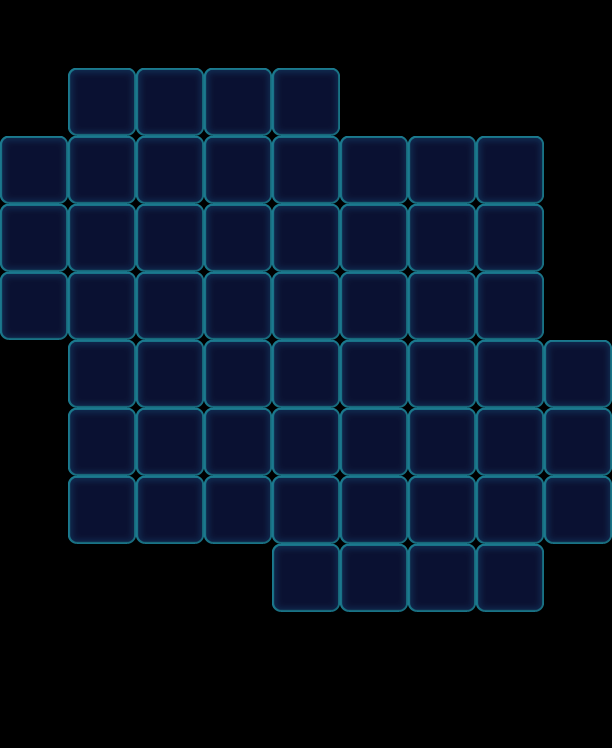

A 2D game scene composited from a Tiled map and its tileset images. What follows is a short description and the map's XML, with each tile layer's data collapsed to a summary:
An orthogonal 9x11 tile map with 68x68 px tiles, 1 tile layer (Valid), 2 tilesets and 109 objects (44x Floor, 44x Monster, 12x Stone, 9x Factory_Normal).

<map version="1.0" orientation="orthogonal" width="9" height="11" tilewidth="68" tileheight="68">
 <tileset firstgid="1" name="game_grid1" tilewidth="68" tileheight="68">
  <image source="game_grid1.png" width="68" height="68" />
 </tileset>
 <tileset firstgid="2" name="map" tilewidth="68" tileheight="68">
  <image source="map.png" width="1024" height="1024" />
 </tileset>
 <layer name="Valid" width="9" height="11">
  <data>[99 cells, 56 non-empty, 1 distinct tile ids]</data>
 </layer>
 <objectgroup name="BottomObj" width="9" height="11">
  <object type="Floor" gid="33" x="340" y="272">
   <properties>
    <property name="Layers" value="2" />
   </properties>
  </object>
  <object type="Floor" gid="33" x="272" y="408">
   <properties>
    <property name="Layers" value="2" />
   </properties>
  </object>
  <object type="Floor" gid="33" x="272" y="476">
   <properties>
    <property name="Layers" value="2" />
   </properties>
  </object>
  <object type="Floor" gid="33" x="204" y="408">
   <properties>
    <property name="Layers" value="2" />
   </properties>
  </object>
  <object type="Floor" gid="33" x="408" y="476">
   <properties>
    <property name="Layers" value="2" />
   </properties>
  </object>
  <object type="Floor" gid="33" x="340" y="340">
   <properties>
    <property name="Layers" value="2" />
   </properties>
  </object>
  <object type="Floor" gid="33" x="272" y="272">
   <properties>
    <property name="Layers" value="2" />
   </properties>
  </object>
  <object type="Floor" gid="33" x="340" y="408">
   <properties>
    <property name="Layers" value="2" />
   </properties>
  </object>
  <object type="Floor" gid="33" x="204" y="272">
   <properties>
    <property name="Layers" value="2" />
   </properties>
  </object>
  <object type="Floor" gid="33" x="136" y="272">
   <properties>
    <property name="Layers" value="2" />
   </properties>
  </object>
  <object type="Floor" gid="33" x="272" y="340">
   <properties>
    <property name="Layers" value="2" />
   </properties>
  </object>
  <object type="Floor" gid="33" x="204" y="340">
   <properties>
    <property name="Layers" value="2" />
   </properties>
  </object>
  <object type="Floor" gid="33" x="340" y="476">
   <properties>
    <property name="Layers" value="2" />
   </properties>
  </object>
  <object type="Floor" gid="33" x="204" y="476">
   <properties>
    <property name="Layers" value="2" />
   </properties>
  </object>
  <object name="6546" type="Floor" gid="32" x="68" y="136">
   <properties>
    <property name="Layers" value="1" />
   </properties>
  </object>
  <object name="6546" type="Floor" gid="32" x="136" y="136">
   <properties>
    <property name="Layers" value="1" />
   </properties>
  </object>
  <object name="6546" type="Floor" gid="32" x="272" y="136">
   <properties>
    <property name="Layers" value="1" />
   </properties>
  </object>
  <object name="6546" type="Floor" gid="32" x="204" y="136">
   <properties>
    <property name="Layers" value="1" />
   </properties>
  </object>
  <object name="6546" type="Floor" gid="32" x="68" y="204">
   <properties>
    <property name="Layers" value="1" />
   </properties>
  </object>
  <object name="6546" type="Floor" gid="32" x="68" y="272">
   <properties>
    <property name="Layers" value="1" />
   </properties>
  </object>
  <object name="6546" type="Floor" gid="32" x="68" y="340">
   <properties>
    <property name="Layers" value="1" />
   </properties>
  </object>
  <object name="6546" type="Floor" gid="32" x="136" y="340">
   <properties>
    <property name="Layers" value="1" />
   </properties>
  </object>
  <object name="6546" type="Floor" gid="32" x="136" y="204">
   <properties>
    <property name="Layers" value="1" />
   </properties>
  </object>
  <object name="6546" type="Floor" gid="32" x="204" y="204">
   <properties>
    <property name="Layers" value="1" />
   </properties>
  </object>
  <object name="6546" type="Floor" gid="32" x="272" y="204">
   <properties>
    <property name="Layers" value="1" />
   </properties>
  </object>
  <object name="6546" type="Floor" gid="32" x="340" y="204">
   <properties>
    <property name="Layers" value="1" />
   </properties>
  </object>
  <object name="6546" type="Floor" gid="32" x="408" y="204">
   <properties>
    <property name="Layers" value="1" />
   </properties>
  </object>
  <object name="6546" type="Floor" gid="32" x="408" y="272">
   <properties>
    <property name="Layers" value="1" />
   </properties>
  </object>
  <object name="6546" type="Floor" gid="32" x="408" y="340">
   <properties>
    <property name="Layers" value="1" />
   </properties>
  </object>
  <object name="6546" type="Floor" gid="32" x="408" y="408">
   <properties>
    <property name="Layers" value="1" />
   </properties>
  </object>
  <object name="6546" type="Floor" gid="32" x="476" y="408">
   <properties>
    <property name="Layers" value="1" />
   </properties>
  </object>
  <object name="6546" type="Floor" gid="32" x="476" y="476">
   <properties>
    <property name="Layers" value="1" />
   </properties>
  </object>
  <object name="6546" type="Floor" gid="32" x="408" y="544">
   <properties>
    <property name="Layers" value="1" />
   </properties>
  </object>
  <object name="6546" type="Floor" gid="32" x="476" y="544">
   <properties>
    <property name="Layers" value="1" />
   </properties>
  </object>
  <object name="6546" type="Floor" gid="32" x="476" y="612">
   <properties>
    <property name="Layers" value="1" />
   </properties>
  </object>
  <object name="6546" type="Floor" gid="32" x="408" y="612">
   <properties>
    <property name="Layers" value="1" />
   </properties>
  </object>
  <object name="6546" type="Floor" gid="32" x="340" y="612">
   <properties>
    <property name="Layers" value="1" />
   </properties>
  </object>
  <object name="6546" type="Floor" gid="32" x="272" y="612">
   <properties>
    <property name="Layers" value="1" />
   </properties>
  </object>
  <object name="6546" type="Floor" gid="32" x="272" y="544">
   <properties>
    <property name="Layers" value="1" />
   </properties>
  </object>
  <object name="6546" type="Floor" gid="32" x="340" y="544">
   <properties>
    <property name="Layers" value="1" />
   </properties>
  </object>
  <object name="6546" type="Floor" gid="32" x="136" y="476">
   <properties>
    <property name="Layers" value="1" />
   </properties>
  </object>
  <object name="6546" type="Floor" gid="32" x="136" y="408">
   <properties>
    <property name="Layers" value="1" />
   </properties>
  </object>
  <object name="6546" type="Floor" gid="32" x="204" y="544">
   <properties>
    <property name="Layers" value="1" />
   </properties>
  </object>
  <object name="6546" type="Floor" gid="32" x="136" y="544">
   <properties>
    <property name="Layers" value="1" />
   </properties>
  </object>
 </objectgroup>
 <objectgroup name="MiddleObj" width="9" height="11">
  <object name="21" type="Monster" gid="4" x="476" y="544">
   <properties>
    <property name="Color" value="Orange" />
   </properties>
  </object>
  <object name="21" type="Monster" gid="4" x="136" y="408">
   <properties>
    <property name="Color" value="Orange" />
   </properties>
  </object>
  <object name="21" type="Monster" gid="4" x="408" y="204">
   <properties>
    <property name="Color" value="Orange" />
   </properties>
  </object>
  <object name="82" type="Monster" gid="2" x="272" y="544">
   <properties>
    <property name="Color" value="Blue" />
   </properties>
  </object>
  <object name="71" type="Monster" gid="3" x="136" y="476">
   <properties>
    <property name="Color" value="Green" />
   </properties>
  </object>
  </objectgroup>
 <objectgroup color="#000000" name="TopObj" width="9" height="11">
  <!-- 21 objects omitted --></objectgroup>
</map>
<!-- 60 of 109 objects omitted -->
